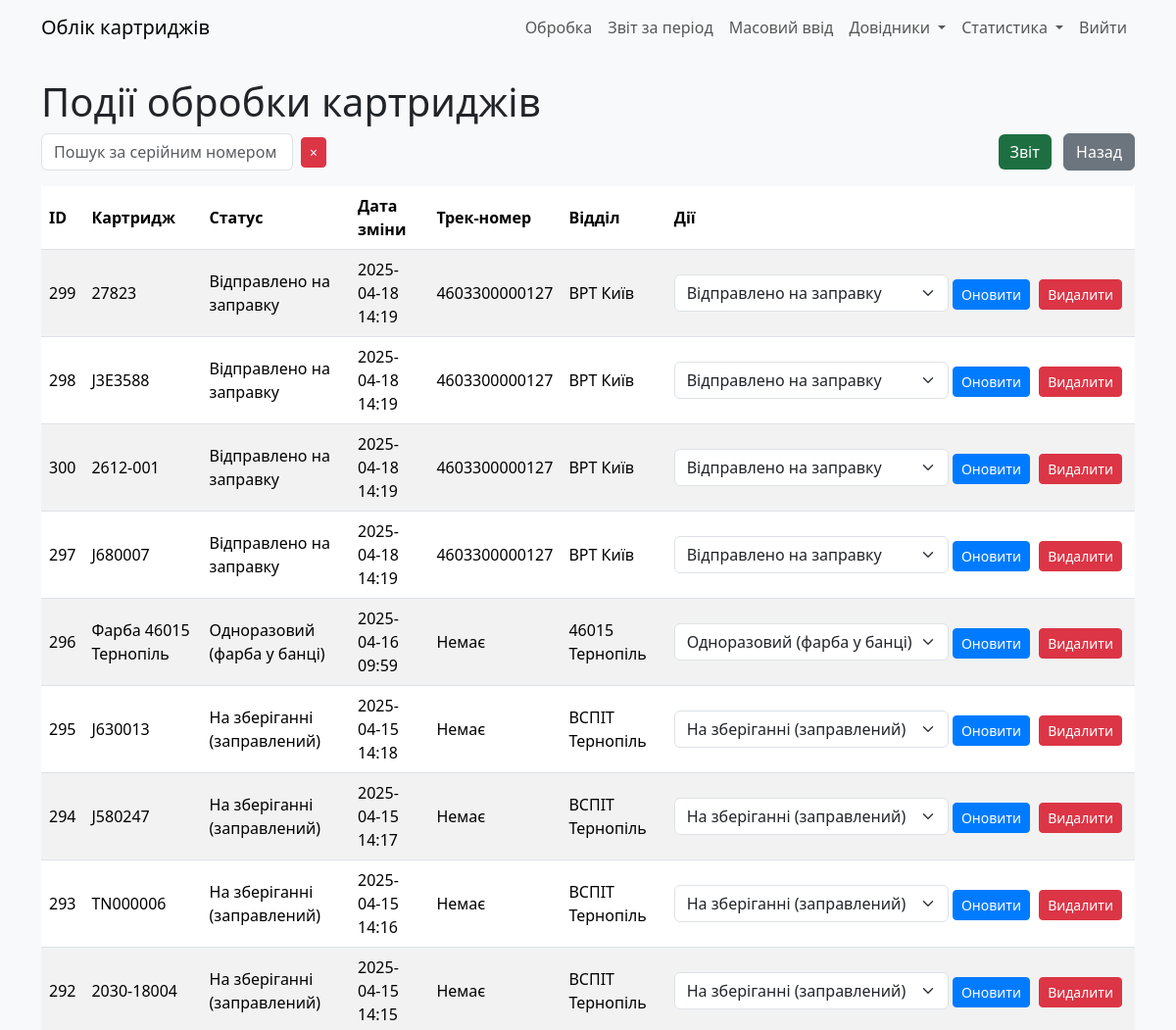
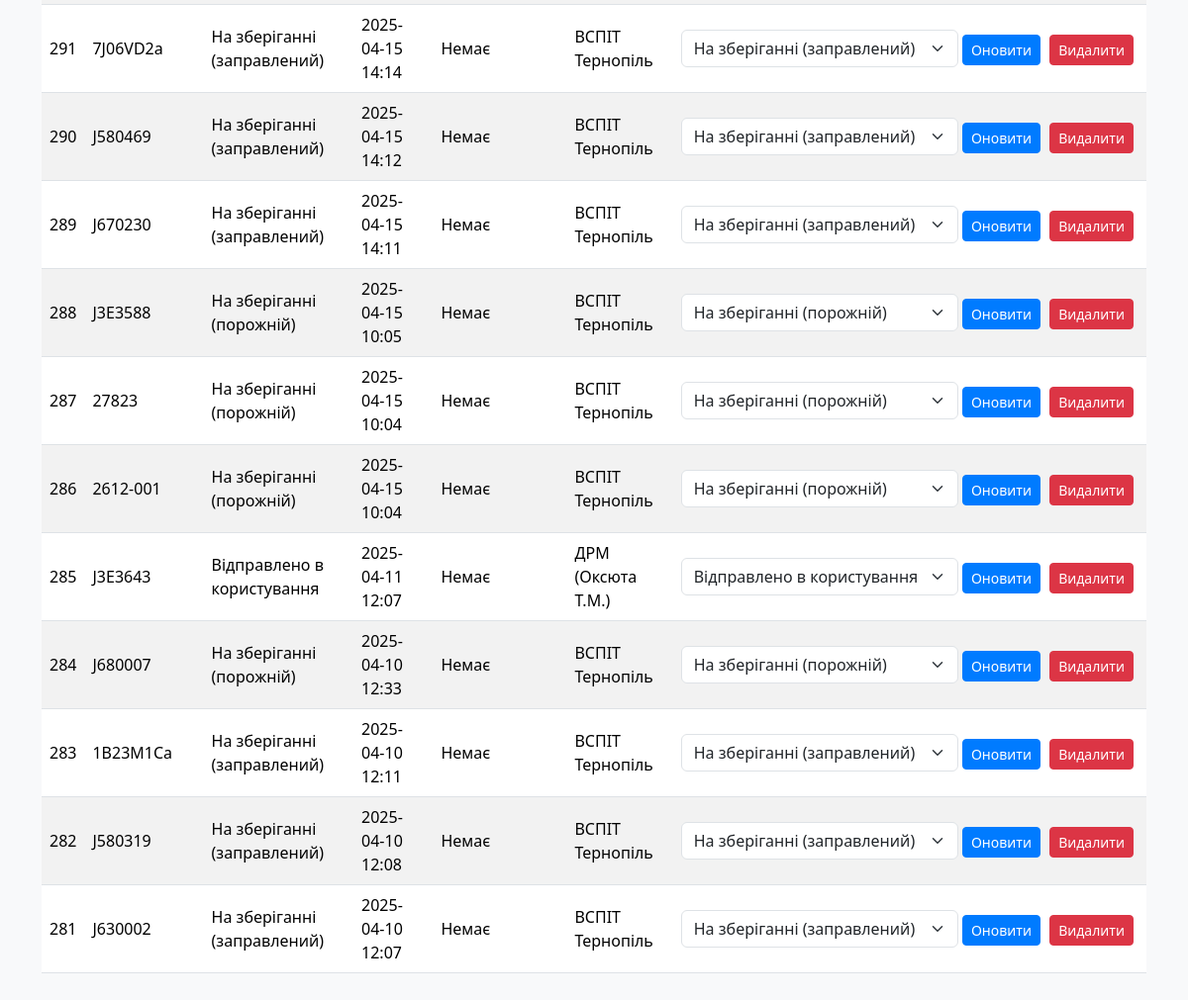
The app's page /cartridge_status (signed in), older data (2 pictures, top to bottom).
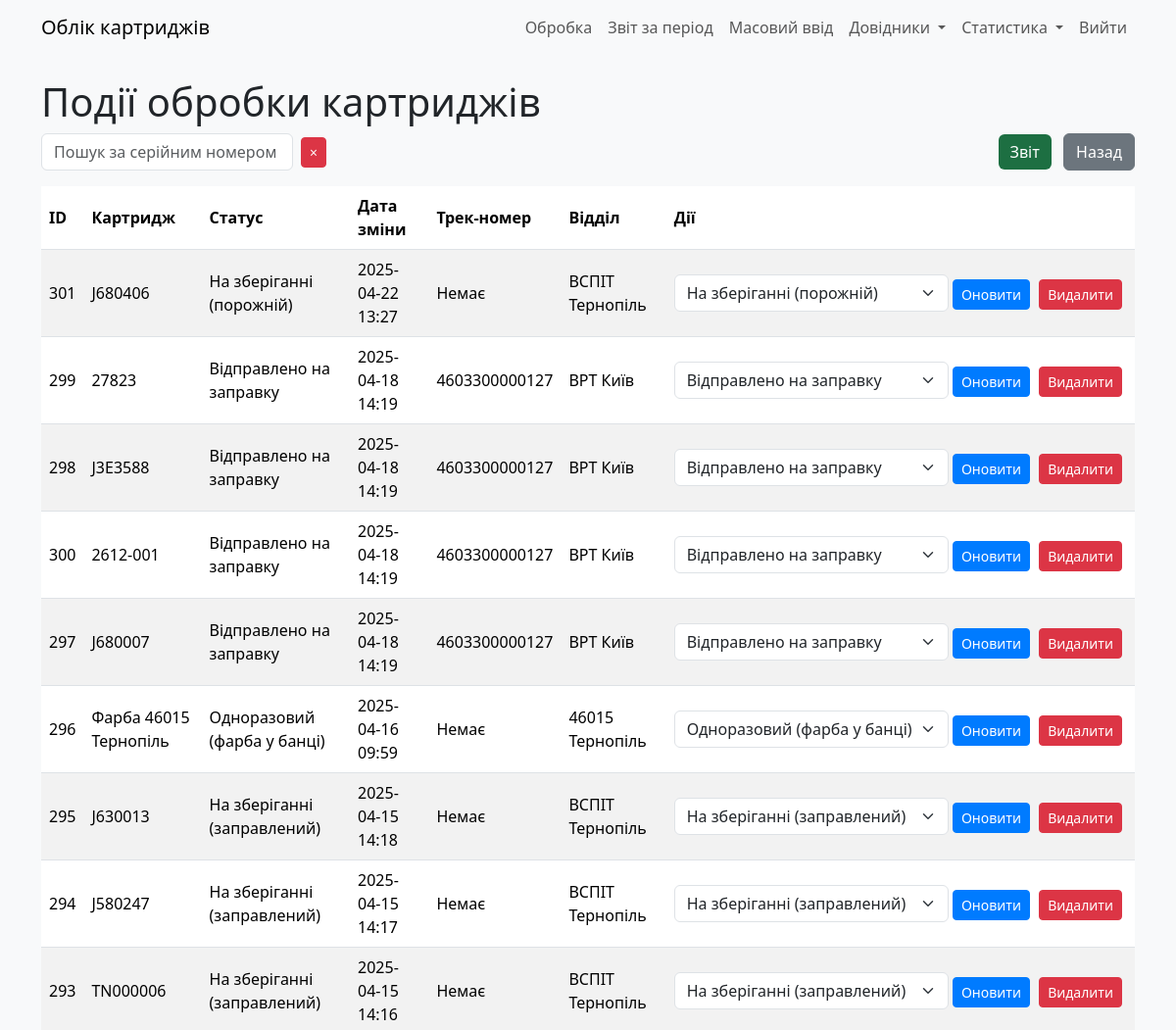
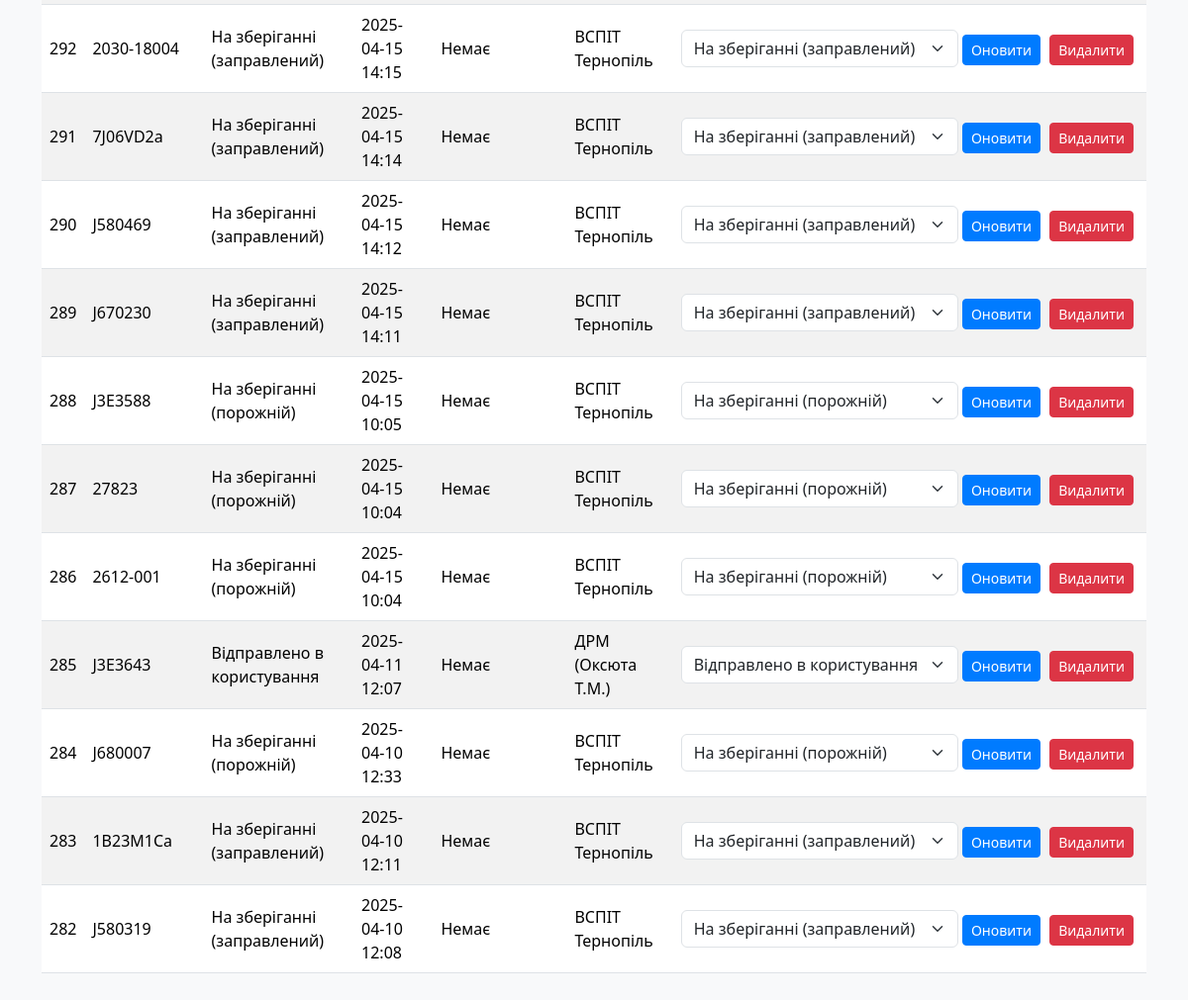
The same page, newer data (2 pictures, top to bottom).
### models.py (models this page shows)
class CartridgeStatus(db.Model):
    __tablename__ = "cartrg_status"
    id: Mapped[int] = mapped_column(primary_key=True)
    cartridge_id = mapped_column(ForeignKey(Cartridges.id))
    status: Mapped[int] = mapped_column(Integer, server_default=literal(0))
    date_ofchange: Mapped[DateTime] = mapped_column(DateTime, server_default=func.now())
    parcel_track: Mapped[str] = mapped_column(String(13), nullable=True)
    exec_dept: Mapped[int] = mapped_column(ForeignKey(RefillDept.id))
    user_updated: Mapped[int] = mapped_column(ForeignKey(User.id))
    time_updated: Mapped[DateTime] = mapped_column(DateTime, server_default=func.now())
    __table_args__ = (
        Index('idx_cartridge_date', 'cartridge_id', 'date_ofchange'),  # Композитний індекс
        Index('idx_status', 'status'),                                 # Окремий індекс для status
        Index('idx_exec_dept', 'exec_dept'),                           # Окремий індекс для exec_dept
    )

class Cartridges(db.Model):
    __tablename__ = "cartridges"
    id: Mapped[int] = mapped_column(primary_key=True)
    serial_num: Mapped[str] = mapped_column(String(255), server_default="N/A")
    in_printer: Mapped[int] = mapped_column(ForeignKey(CustomerEquipment.id), nullable=True)
    cartridge_model: Mapped[str] = mapped_column(String(255), nullable=True)  # Текстове поле
    cartrg_model_id: Mapped[int] = mapped_column(ForeignKey(CartridgeModel.id), default=1)
    user_updated: Mapped[int] = mapped_column(ForeignKey(User.id))
    time_updated: Mapped[DateTime] = mapped_column(DateTime, server_default=func.now())
    curr_status: Mapped[int] = mapped_column(Integer, nullable=False, default=0)
    curr_dept: Mapped[int] = mapped_column(Integer, nullable=False, default=0)
    curr_parcel_track: Mapped[str] = mapped_column(String(13), nullable=True)

class RefillDept(db.Model):
    __tablename__ = "refill_dept"
    id: Mapped[int] = mapped_column(primary_key=True)
    deptname: Mapped[str] = mapped_column(String(30))
    addr1: Mapped[str] = mapped_column(String(255))
    addr2: Mapped[str] = mapped_column(String(255))
    addr3: Mapped[str] = mapped_column(String(255))
    addr4: Mapped[str] = mapped_column(String(255))
    addr5: Mapped[str] = mapped_column(String(255))
    is_exec: Mapped[int] = mapped_column(Integer, server_default=literal(0))
    user_updated: Mapped[int] = mapped_column(ForeignKey(User.id))
    time_updated: Mapped[DateTime] = mapped_column(DateTime, server_default=func.now())

### app.py (the view)
    def wrapper(*args, **kwargs):
        if current_user.role != 'admin':
            abort(403)
        return f(*args, **kwargs)

### app.py (called while the page is built)
@login_manager.user_loader
def load_user(user_id):
    return User.query.get(int(user_id))

def admin_required(f):
    def wrapper(*args, **kwargs):
        if current_user.role != 'admin':
            abort(403)
        return f(*args, **kwargs)
    wrapper.__name__ = f.__name__
    return wrapper

### templates/cartridge_status.html (shortened to what this page needs)
{% extends "base.html" %}
{% block content %}
    <h1>Події обробки картриджів</h1>
    <div class="mb-3 d-flex justify-content-between align-items-center">
        <div class="d-flex align-items-center">
            <input type="text" id="search" class="form-control" placeholder="Пошук за серійним номером" value="{{ search|escape }}" style="max-width: 400px;">
            <button id="clear-search" class="btn btn-danger btn-sm ms-2" title="Очистити пошук">
                <span>×</span>
            </button>
        </div>
        <div>
            <a href="{{ url_for('export_cartridge_events') }}" class="btn btn-excel me-2">Звіт</a>
            <a href="{{ url_for('index') }}" class="btn btn-secondary">Назад</a>
        </div>
    </div>
    <table class="table table-striped" id="status-table">
        <thead>
            <tr>
                <th>ID</th>
                <th>Картридж</th>
                <th>Статус</th>
                <th>Дата зміни</th>
                <th>Трек-номер</th>
                <th>Відділ</th>
                <th>Дії</th>
            </tr>
        </thead>
        <tbody id="status-table-body">
            {% for status, serial_num, deptname in statuses %}
            <tr>
                <td>{{ status.id }}</td>
                <td>{{ serial_num }}</td>
                <td>{{ {0: 'Не вказано', 1: 'На зберіганні (порожній)', 2: 'Відправлено в користування', 3: 'Відправлено на заправку', 4: 'Непридатний (списаний)', 5: 'Одноразовий (фарба у банці)', 6: 'На зберіганні (заправлений)'}[status.status] }}</td>
                <td>{{ status.date_ofchange.strftime('%Y-%m-%d %H:%M') }}</td>
                <td>{{ status.parcel_track or 'Немає' }}</td>
                <td>{{ deptname }}</td>
                <td class="actions-column">
                    <form action="{{ url_for('update_status', status_id=status.id) }}" method="POST" class="d-inline">
                        <select name="status" class="form-select d-inline w-auto">
                            <option value="1" {% if status.status == 1 %}selected{% endif %}>На зберіганні (порожній)</option>
                            <option value="2" {% if status.status == 2 %}selected{% endif %}>Відправлено в користування</option>
                            <option value="3" {% if status.status == 3 %}selected{% endif %}>Відправлено на заправку</option>
                            <option value="5" {% if status.status == 5 %}selected{% endif %}>Одноразовий (фарба у банці)</option>
                            <option value="6" {% if status.status == 6 %}selected{% endif %}>На зберіганні (заправлений)</option>
                        </select>
                        <button type="submit" class="btn btn-primary btn-sm">Оновити</button>
                    </form>
                    <form action="{{ url_for('delete_status', status_id=status.id) }}" method="POST" class="d-inline" onsubmit="return confirm('Ви впевнені, що хочете видалити цей статус?');">
                        <button type="submit" class="btn btn-danger btn-sm">Видалити</button>
                    </form>
                </td>
            </tr>
            {% endfor %}
        </tbody>
    </table>
{% endblock %}

### templates/base.html (shortened to what this page needs)
<!DOCTYPE html>
<html lang="uk">
<head>
    <link rel="stylesheet" href="{{ url_for('static', filename='css/bootstrap.min.css') }}">
    <link rel="stylesheet" href="{{ url_for('static', filename='css/style.css') }}">
</head>
<body>
    <nav class="navbar navbar-expand-lg navbar-light bg-light">
        <div class="container">
            <a class="navbar-brand" href="{{ url_for('index') }}">Облік картриджів</a>
            <div class="collapse navbar-collapse" id="navbarNav">
                <ul class="navbar-nav ms-auto">
                    {% if current_user.is_authenticated %}
                        <li class="nav-item">
                            <a class="nav-link" href="{{ url_for('processCartridge') }}" id="processCartridge">Обробка</a>
                        </li>
                        <li class="nav-item">
                            <a class="nav-link" href="{{ url_for('report_period') }}">Звіт за період</a>
                        </li>
                        <li class="nav-item">
                            <a class="nav-link" href="{{ url_for('mass_input') }}" id="massInput">Масовий ввід</a>
                        </li>
                        <li class="nav-item dropdown">
                            <a class="nav-link dropdown-toggle" href="#" id="navbarDropdownRefs" role="button" data-bs-toggle="dropdown" aria-expanded="false">
                                Довідники
                            </a>
                        </li>
                        <li class="nav-item dropdown">
                            <a class="nav-link dropdown-toggle" href="#" id="navbarDropdownStats" role="button" data-bs-toggle="dropdown" aria-expanded="false">
                                Статистика
                            </a>
                        </li>
                        <li class="nav-item">
                            <a class="nav-link" href="{{ url_for('logout') }}">Вийти</a>
                        </li>
                    {% else %}
                        <li class="nav-item">
                            <a class="nav-link" href="{{ url_for('login') }}">Увійти</a>
                        </li>
                    {% endif %}
                </ul>
            </div>
        </div>
    </nav>
    <div class="container mt-4">
        {% block content %}{% endblock %}
    </div>
</body>
</html>

### static/css/style.css (style rules this page uses)
body { background-color: #f8f9fa; }
.table th, .table td { vertical-align: middle; }
.form-control, .form-select { max-width: 300px; }
.btn-sm { margin-right: 5px; }
.navbar-nav .nav-link { padding-left: 10px; padding-right: 10px; }
.btn-primary { background-color: #007bff; border-color: #007bff; }
.btn-secondary { background-color: #6c757d; border-color: #6c757d; }

### templates/cartridge_status.html (style rules this page uses)
.actions-column { white-space: nowrap; vertical-align: middle; }
#clear-search { padding: 0.25rem 0.5rem; }
.btn-excel { background-color: #1D6F42; color: white; border: none; }

Row changes from the older to the newer data that the page shows:
no longer on this page (row unchanged): CartridgeStatus: id "281", serial_num "J630002", status "На зберіганні (заправлений)", date_ofchange "2025-04-10 12:07", parcel_track "Немає", deptname "ВСПІТ Тернопіль"
added CartridgeStatus: id "301", serial_num "J680406", status "На зберіганні (порожній)", date_ofchange "2025-04-22 13:27", parcel_track "Немає", deptname "ВСПІТ Тернопіль"
